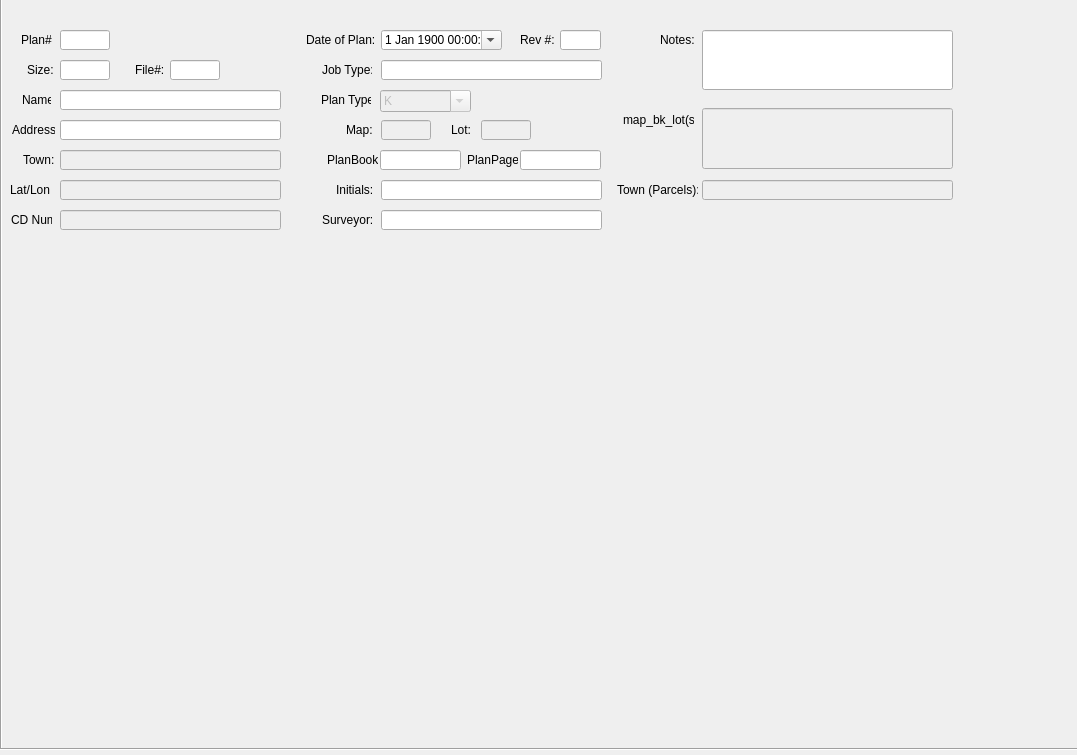
<?xml version="1.0" encoding="UTF-8"?>
<ui version="4.0">
 <class>la_plans</class>
 <widget class="QDialog" name="la_plans">
  <property name="geometry">
   <rect>
    <x>0</x>
    <y>0</y>
    <width>1077</width>
    <height>755</height>
   </rect>
  </property>
  <property name="windowTitle">
   <string> BRS_GIS Job DataViewer v1.0</string>
  </property>
  <property name="windowIcon">
   <iconset>
    <normaloff>:/images/pglogo.png</normaloff>:/images/pglogo.png</iconset>
  </property>
  <widget class="QLabel" name="background">
   <property name="geometry">
    <rect>
     <x>0</x>
     <y>-11</y>
     <width>1081</width>
     <height>761</height>
    </rect>
   </property>
   <property name="autoFillBackground">
    <bool>false</bool>
   </property>
   <property name="frameShape">
    <enum>QFrame::Box</enum>
   </property>
   <property name="frameShadow">
    <enum>QFrame::Sunken</enum>
   </property>
   <property name="text">
    <string/>
   </property>
   <property name="pixmap">
    <pixmap>images/haystack-rock-surf.jpg</pixmap>
   </property>
   <property name="scaledContents">
    <bool>true</bool>
   </property>
  </widget>
  <widget class="QLineEdit" name="size_no">
   <property name="enabled">
    <bool>true</bool>
   </property>
   <property name="geometry">
    <rect>
     <x>60</x>
     <y>60</y>
     <width>50</width>
     <height>20</height>
    </rect>
   </property>
  </widget>
  <widget class="QLabel" name="label_2">
   <property name="geometry">
    <rect>
     <x>27</x>
     <y>60</y>
     <width>31</width>
     <height>20</height>
    </rect>
   </property>
   <property name="text">
    <string>Size:</string>
   </property>
  </widget>
  <widget class="QLineEdit" name="file_no">
   <property name="enabled">
    <bool>true</bool>
   </property>
   <property name="geometry">
    <rect>
     <x>170</x>
     <y>60</y>
     <width>50</width>
     <height>20</height>
    </rect>
   </property>
   <property name="text">
    <string/>
   </property>
  </widget>
  <widget class="QLabel" name="label_3">
   <property name="geometry">
    <rect>
     <x>135</x>
     <y>60</y>
     <width>31</width>
     <height>20</height>
    </rect>
   </property>
   <property name="text">
    <string>File#:</string>
   </property>
  </widget>
  <widget class="QLabel" name="label_7">
   <property name="geometry">
    <rect>
     <x>306</x>
     <y>30</y>
     <width>68</width>
     <height>20</height>
    </rect>
   </property>
   <property name="text">
    <string>Date of Plan:</string>
   </property>
  </widget>
  <widget class="QLabel" name="label_9">
   <property name="geometry">
    <rect>
     <x>336</x>
     <y>180</y>
     <width>41</width>
     <height>20</height>
    </rect>
   </property>
   <property name="text">
    <string>Initials:</string>
   </property>
  </widget>
  <widget class="QLineEdit" name="initials">
   <property name="geometry">
    <rect>
     <x>381</x>
     <y>180</y>
     <width>221</width>
     <height>20</height>
    </rect>
   </property>
   <property name="text">
    <string/>
   </property>
  </widget>
  <widget class="QLineEdit" name="address">
   <property name="geometry">
    <rect>
     <x>60</x>
     <y>120</y>
     <width>221</width>
     <height>20</height>
    </rect>
   </property>
   <property name="text">
    <string/>
   </property>
  </widget>
  <widget class="QLabel" name="label_12">
   <property name="geometry">
    <rect>
     <x>322</x>
     <y>210</y>
     <width>50</width>
     <height>20</height>
    </rect>
   </property>
   <property name="text">
    <string>Surveyor:</string>
   </property>
  </widget>
  <widget class="QLineEdit" name="town">
   <property name="enabled">
    <bool>false</bool>
   </property>
   <property name="geometry">
    <rect>
     <x>60</x>
     <y>150</y>
     <width>221</width>
     <height>20</height>
    </rect>
   </property>
   <property name="text">
    <string/>
   </property>
  </widget>
  <widget class="QLineEdit" name="job">
   <property name="geometry">
    <rect>
     <x>381</x>
     <y>60</y>
     <width>221</width>
     <height>20</height>
    </rect>
   </property>
   <property name="text">
    <string/>
   </property>
  </widget>
  <widget class="QLabel" name="label_5">
   <property name="geometry">
    <rect>
     <x>12</x>
     <y>120</y>
     <width>43</width>
     <height>20</height>
    </rect>
   </property>
   <property name="text">
    <string>Address:</string>
   </property>
  </widget>
  <widget class="QLineEdit" name="name">
   <property name="geometry">
    <rect>
     <x>60</x>
     <y>90</y>
     <width>221</width>
     <height>20</height>
    </rect>
   </property>
   <property name="text">
    <string/>
   </property>
  </widget>
  <widget class="QDateTimeEdit" name="date">
   <property name="geometry">
    <rect>
     <x>381</x>
     <y>30</y>
     <width>121</width>
     <height>20</height>
    </rect>
   </property>
   <property name="date">
    <date>
     <year>1900</year>
     <month>1</month>
     <day>1</day>
    </date>
   </property>
   <property name="calendarPopup">
    <bool>true</bool>
   </property>
  </widget>
  <widget class="QLabel" name="label_13">
   <property name="geometry">
    <rect>
     <x>11</x>
     <y>210</y>
     <width>41</width>
     <height>20</height>
    </rect>
   </property>
   <property name="autoFillBackground">
    <bool>false</bool>
   </property>
   <property name="text">
    <string>CD Num:</string>
   </property>
  </widget>
  <widget class="QLineEdit" name="surveyor">
   <property name="geometry">
    <rect>
     <x>381</x>
     <y>210</y>
     <width>221</width>
     <height>20</height>
    </rect>
   </property>
   <property name="text">
    <string/>
   </property>
  </widget>
  <widget class="QLineEdit" name="cd_no">
   <property name="enabled">
    <bool>false</bool>
   </property>
   <property name="geometry">
    <rect>
     <x>60</x>
     <y>210</y>
     <width>221</width>
     <height>20</height>
    </rect>
   </property>
   <property name="text">
    <string/>
   </property>
  </widget>
  <widget class="QLabel" name="label_6">
   <property name="geometry">
    <rect>
     <x>23</x>
     <y>150</y>
     <width>31</width>
     <height>20</height>
    </rect>
   </property>
   <property name="text">
    <string>Town:</string>
   </property>
  </widget>
  <widget class="QLabel" name="label_16">
   <property name="geometry">
    <rect>
     <x>660</x>
     <y>30</y>
     <width>41</width>
     <height>20</height>
    </rect>
   </property>
   <property name="text">
    <string>Notes:</string>
   </property>
  </widget>
  <widget class="QLineEdit" name="notes">
   <property name="geometry">
    <rect>
     <x>702</x>
     <y>30</y>
     <width>251</width>
     <height>60</height>
    </rect>
   </property>
   <property name="text">
    <string/>
   </property>
   <property name="alignment">
    <set>Qt::AlignLeading|Qt::AlignLeft|Qt::AlignTop</set>
   </property>
  </widget>
  <widget class="QLineEdit" name="map">
   <property name="enabled">
    <bool>false</bool>
   </property>
   <property name="geometry">
    <rect>
     <x>381</x>
     <y>120</y>
     <width>50</width>
     <height>20</height>
    </rect>
   </property>
  </widget>
  <widget class="QLabel" name="label_4">
   <property name="geometry">
    <rect>
     <x>22</x>
     <y>90</y>
     <width>29</width>
     <height>20</height>
    </rect>
   </property>
   <property name="text">
    <string>Name:</string>
   </property>
  </widget>
  <widget class="QLabel" name="label_8">
   <property name="geometry">
    <rect>
     <x>322</x>
     <y>60</y>
     <width>50</width>
     <height>20</height>
    </rect>
   </property>
   <property name="text">
    <string>Job Type:</string>
   </property>
  </widget>
  <widget class="QLabel" name="l_map">
   <property name="geometry">
    <rect>
     <x>346</x>
     <y>120</y>
     <width>31</width>
     <height>20</height>
    </rect>
   </property>
   <property name="text">
    <string>Map:</string>
   </property>
  </widget>
  <widget class="QLabel" name="label_18">
   <property name="geometry">
    <rect>
     <x>451</x>
     <y>120</y>
     <width>31</width>
     <height>20</height>
    </rect>
   </property>
   <property name="text">
    <string>Lot:</string>
   </property>
  </widget>
  <widget class="QLineEdit" name="lot">
   <property name="enabled">
    <bool>false</bool>
   </property>
   <property name="geometry">
    <rect>
     <x>481</x>
     <y>120</y>
     <width>50</width>
     <height>20</height>
    </rect>
   </property>
  </widget>
  <widget class="QLabel" name="label_10">
   <property name="geometry">
    <rect>
     <x>617</x>
     <y>180</y>
     <width>81</width>
     <height>20</height>
    </rect>
   </property>
   <property name="text">
    <string>Town (Parcels):</string>
   </property>
  </widget>
  <widget class="QLineEdit" name="town_parcels">
   <property name="enabled">
    <bool>false</bool>
   </property>
   <property name="geometry">
    <rect>
     <x>702</x>
     <y>180</y>
     <width>251</width>
     <height>20</height>
    </rect>
   </property>
   <property name="text">
    <string/>
   </property>
  </widget>
  <widget class="QLineEdit" name="map_bk_lot">
   <property name="enabled">
    <bool>false</bool>
   </property>
   <property name="geometry">
    <rect>
     <x>702</x>
     <y>108</y>
     <width>251</width>
     <height>61</height>
    </rect>
   </property>
   <property name="text">
    <string/>
   </property>
   <property name="alignment">
    <set>Qt::AlignLeading|Qt::AlignLeft|Qt::AlignTop</set>
   </property>
  </widget>
  <widget class="QLabel" name="label_20">
   <property name="geometry">
    <rect>
     <x>623</x>
     <y>110</y>
     <width>71</width>
     <height>20</height>
    </rect>
   </property>
   <property name="text">
    <string>map_bk_lot(s):</string>
   </property>
  </widget>
  <widget class="QLineEdit" name="lat_lon">
   <property name="enabled">
    <bool>false</bool>
   </property>
   <property name="geometry">
    <rect>
     <x>60</x>
     <y>180</y>
     <width>221</width>
     <height>20</height>
    </rect>
   </property>
   <property name="text">
    <string/>
   </property>
  </widget>
  <widget class="QLabel" name="label_14">
   <property name="geometry">
    <rect>
     <x>10</x>
     <y>180</y>
     <width>41</width>
     <height>20</height>
    </rect>
   </property>
   <property name="text">
    <string>Lat/Lon:</string>
   </property>
  </widget>
  <widget class="QLineEdit" name="rev_no">
   <property name="enabled">
    <bool>true</bool>
   </property>
   <property name="geometry">
    <rect>
     <x>560</x>
     <y>30</y>
     <width>41</width>
     <height>20</height>
    </rect>
   </property>
   <property name="text">
    <string/>
   </property>
  </widget>
  <widget class="QLabel" name="label_15">
   <property name="geometry">
    <rect>
     <x>520</x>
     <y>30</y>
     <width>41</width>
     <height>20</height>
    </rect>
   </property>
   <property name="text">
    <string>Rev #:</string>
   </property>
  </widget>
  <widget class="QLineEdit" name="planbook">
   <property name="geometry">
    <rect>
     <x>380</x>
     <y>150</y>
     <width>81</width>
     <height>20</height>
    </rect>
   </property>
   <property name="text">
    <string/>
   </property>
  </widget>
  <widget class="QLabel" name="label_17">
   <property name="geometry">
    <rect>
     <x>327</x>
     <y>150</y>
     <width>51</width>
     <height>20</height>
    </rect>
   </property>
   <property name="autoFillBackground">
    <bool>false</bool>
   </property>
   <property name="text">
    <string>PlanBook:</string>
   </property>
  </widget>
  <widget class="QLineEdit" name="planpage">
   <property name="geometry">
    <rect>
     <x>520</x>
     <y>150</y>
     <width>81</width>
     <height>20</height>
    </rect>
   </property>
   <property name="text">
    <string/>
   </property>
  </widget>
  <widget class="QLabel" name="label_19">
   <property name="geometry">
    <rect>
     <x>467</x>
     <y>150</y>
     <width>51</width>
     <height>20</height>
    </rect>
   </property>
   <property name="autoFillBackground">
    <bool>false</bool>
   </property>
   <property name="text">
    <string>PlanPage:</string>
   </property>
  </widget>
  <widget class="QLabel" name="label_21">
   <property name="geometry">
    <rect>
     <x>21</x>
     <y>30</y>
     <width>31</width>
     <height>20</height>
    </rect>
   </property>
   <property name="text">
    <string>Plan#:</string>
   </property>
  </widget>
  <widget class="QLineEdit" name="plan_no">
   <property name="enabled">
    <bool>true</bool>
   </property>
   <property name="geometry">
    <rect>
     <x>60</x>
     <y>30</y>
     <width>50</width>
     <height>20</height>
    </rect>
   </property>
  </widget>
  <widget class="QLabel" name="label_22">
   <property name="geometry">
    <rect>
     <x>321</x>
     <y>90</y>
     <width>50</width>
     <height>20</height>
    </rect>
   </property>
   <property name="text">
    <string>Plan Type:</string>
   </property>
  </widget>
  <widget class="QComboBox" name="plan_type">
   <property name="enabled">
    <bool>false</bool>
   </property>
   <property name="geometry">
    <rect>
     <x>380</x>
     <y>90</y>
     <width>91</width>
     <height>22</height>
    </rect>
   </property>
   <property name="editable">
    <bool>true</bool>
   </property>
   <property name="currentText">
    <string>K</string>
   </property>
  </widget>
 </widget>
 <tabstops>
  <tabstop>plan_no</tabstop>
  <tabstop>size_no</tabstop>
  <tabstop>file_no</tabstop>
  <tabstop>name</tabstop>
  <tabstop>address</tabstop>
  <tabstop>town</tabstop>
  <tabstop>lat_lon</tabstop>
  <tabstop>cd_no</tabstop>
  <tabstop>date</tabstop>
  <tabstop>rev_no</tabstop>
  <tabstop>job</tabstop>
  <tabstop>plan_type</tabstop>
  <tabstop>map</tabstop>
  <tabstop>lot</tabstop>
  <tabstop>planbook</tabstop>
  <tabstop>planpage</tabstop>
  <tabstop>initials</tabstop>
  <tabstop>surveyor</tabstop>
  <tabstop>notes</tabstop>
  <tabstop>map_bk_lot</tabstop>
  <tabstop>town_parcels</tabstop>
 </tabstops>
 <resources>
  <include location="C:/BRS_GIS/!QT/DEV/login_wip/login_resources.qrc"/>
 </resources>
 <connections/>
</ui>
